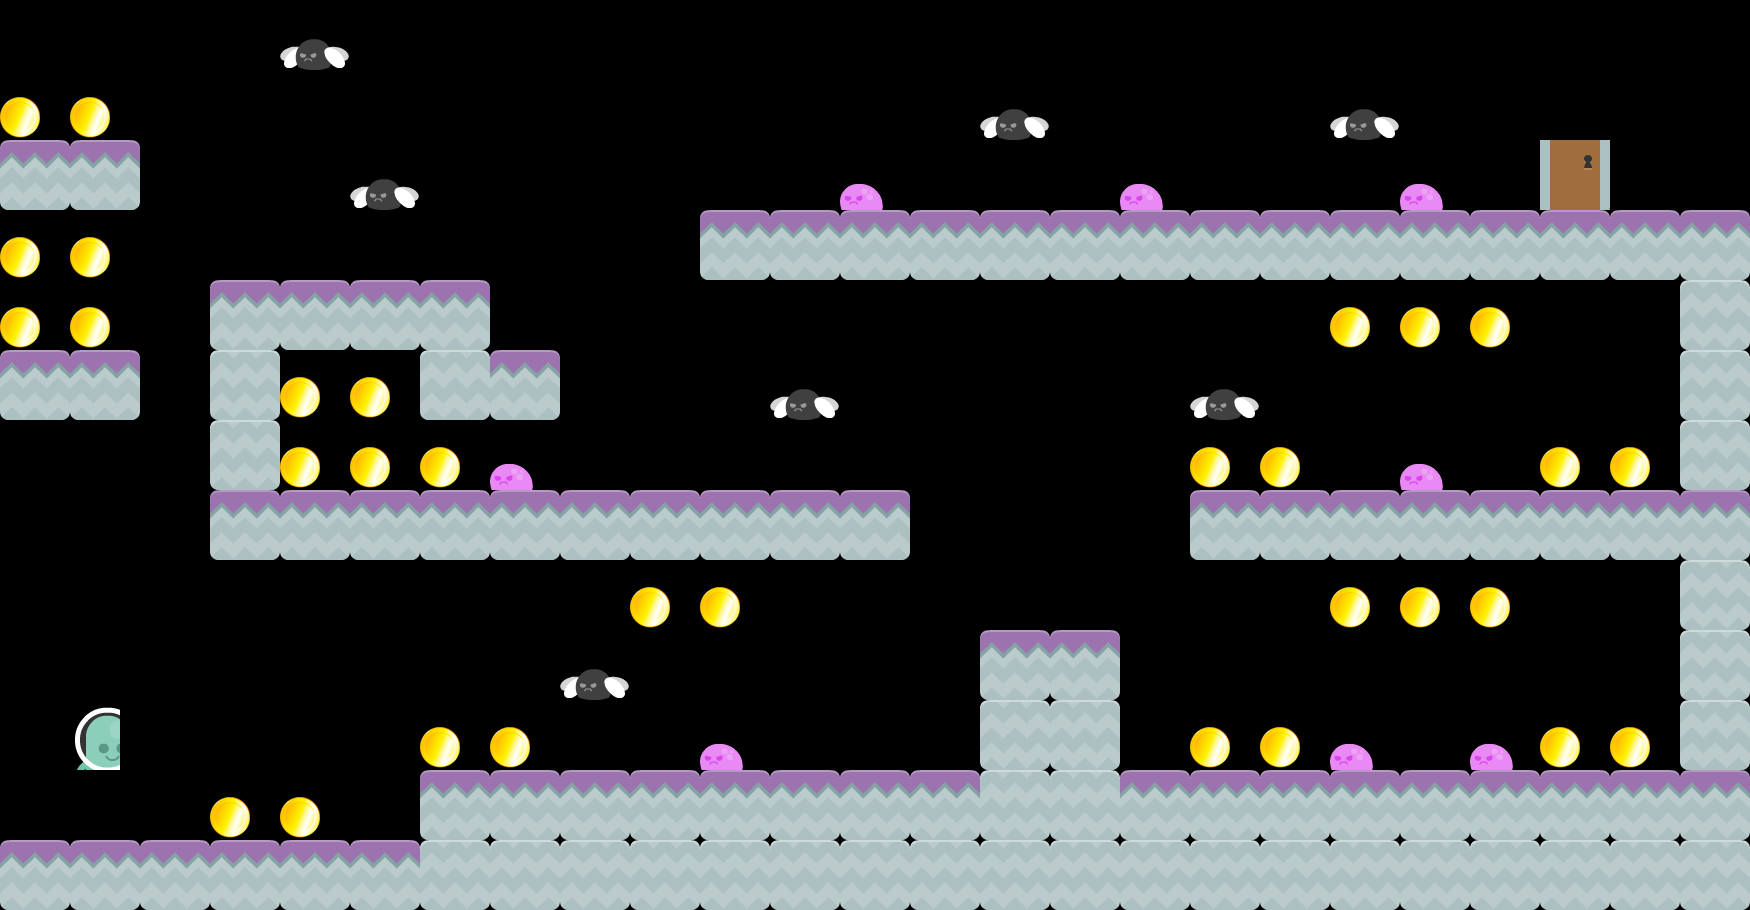

Tiled map render using the project's own tile images. Description and the whole map definition, tile-layer contents included, below:
An orthogonal 25x13 tile map with 70x70 px tiles, 1 tile layer (Tile Layer 1), 7 tilesets.

<map version="1.0" orientation="orthogonal" renderorder="right-down" width="25" height="13" tilewidth="70" tileheight="70" nextobjectid="1">
 <tileset firstgid="1" name="ground" tilewidth="70" tileheight="70" tilecount="1">
  <image source="../Art/Art/tiles/ground.png" width="70" height="70" />
 </tileset>
 <tileset firstgid="2" name="ground_dirt" tilewidth="70" tileheight="70" tilecount="1">
  <image source="../Art/Art/tiles/ground_dirt.png" width="70" height="70" />
 </tileset>
 <tileset firstgid="3" name="walk0001" tilewidth="50" tileheight="67" tilecount="1">
  <image source="../Art/Art/character/walk/walk0001.png" width="75" height="96" />
 </tileset>
 <tileset firstgid="4" name="slime_walk" tilewidth="43" tileheight="26" tilecount="1">
  <image source="../Art/Art/enemies/slime_walk.png" width="43" height="26" />
 </tileset>
 <tileset firstgid="5" name="coin_gold" tilewidth="40" tileheight="45" tilecount="1">
  <image source="../Art/Art/coin/coin/1.png" width="40" height="45" />
 </tileset>
 <tileset firstgid="6" name="door_closedMid" tilewidth="70" tileheight="70" tilecount="1">
  <image source="../Art/Art/exit/door_closedMid.png" width="70" height="70" />
 </tileset>
 <tileset firstgid="7" name="fly_fly" tilewidth="69" tileheight="31" tilecount="1">
  <image source="../Art/Art/enemies/fly_fly.png" width="69" height="31" />
 </tileset>
 <layer name="Tile Layer 1" width="25" height="13">
  <data encoding="csv">
0,0,0,0,7,0,0,0,0,0,0,0,0,0,0,0,0,0,0,0,0,0,0,0,0,
5,5,0,0,0,0,0,0,0,0,0,0,0,0,7,0,0,0,0,7,0,0,0,0,0,
1,1,0,0,0,7,0,0,0,0,0,0,4,0,0,0,4,0,0,0,4,0,6,0,0,
5,5,0,0,0,0,0,0,0,0,1,1,1,1,1,1,1,1,1,1,1,1,1,1,1,
5,5,0,1,1,1,1,0,0,0,0,0,0,0,0,0,0,0,0,5,5,5,0,0,2,
1,1,0,2,5,5,2,1,0,0,0,7,0,0,0,0,0,7,0,0,0,0,0,0,2,
0,0,0,2,5,5,5,4,0,0,0,0,0,0,0,0,0,5,5,0,4,0,5,5,2,
0,0,0,1,1,1,1,1,1,1,1,1,1,0,0,0,0,1,1,1,1,1,1,1,1,
0,0,0,0,0,0,0,0,0,5,5,0,0,0,0,0,0,0,0,5,5,5,0,0,2,
0,0,0,0,0,0,0,0,7,0,0,0,0,0,1,1,0,0,0,0,0,0,0,0,2,
0,3,0,0,0,0,5,5,0,0,4,0,0,0,2,2,0,5,5,4,0,4,5,5,2,
0,0,0,5,5,0,1,1,1,1,1,1,1,1,2,2,1,1,1,1,1,1,1,1,1,
1,1,1,1,1,1,2,2,2,2,2,2,2,2,2,2,2,2,2,2,2,2,2,2,2
</data>
 </layer>
</map>
